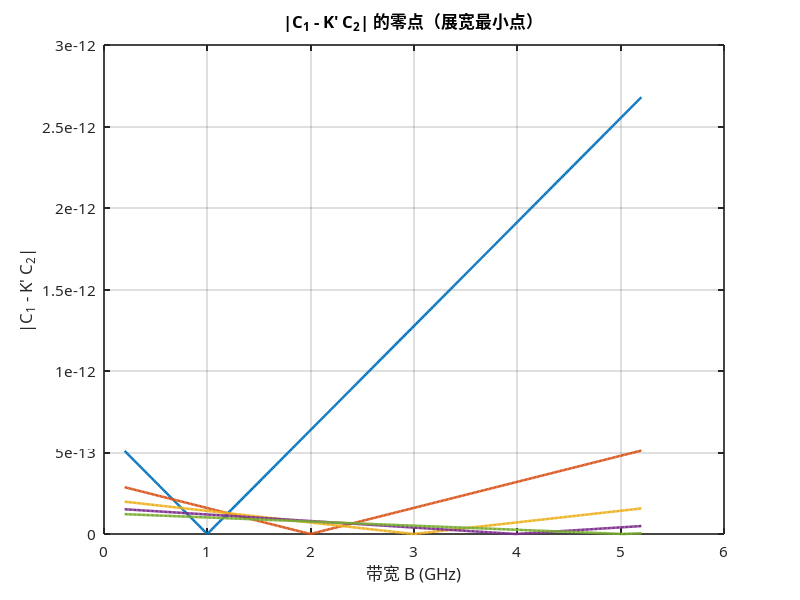

Write the MATLAB code that produced this figure. (Note: this script raises an error after producing the figure.)
%% plot_fig_3_7_bandwidth_zero_point.m
% 论文图3-7：|C1 - K' C2| 的零点（展宽最小点）示意
% 生成日期：2026-01-24
% 对应章节：3.3.3 频谱展宽的非单调性
%
% 图表核心表达：
% - 展示 |C1 - K' C2| 随带宽 B 的变化
% - 标注理论零点 B0（对应展宽最小点/零点）

clear; clc; close all;

%% 1. 参数设置（与前文一致）
f0 = 34e9;                     % 起始频率 (Hz)
omega0 = 2*pi*f0;              % 起始角频率 (rad/s)
T_m = 1e-3;                    % 调制周期 (s)
tau0 = 1e-9;                   % 群时延零阶项 (s)

% 选择一组参数，使零点落在 5 GHz 以内
% 固定 tau2，通过数值反解 tau1 使 B0 落在指定范围
tau2 = 1e-30;                  % tau2 = 1 fs^2/Hz (s^3)
B0_targets = [1, 2, 3, 4, 5] * 1e9; % 目标零点 (Hz)

% 带宽范围
B = linspace(0.2e9, 5.2e9, 400);   % 0.2-5.2 GHz
Kp = 2*pi*B/T_m;

%% 2. 计算 |C1 - K' C2|
% 反解 tau1，使 |C1 - K' C2| = 0 对应 B0
% 方程：B0 = (C1/C2) * T_m/(2*pi)
solve_tau1 = @(B0) fzero( ...
    @(t1) ( (omega0*tau2 + 2*t1) / (t1.^2 + tau0*tau2) ) * T_m/(2*pi) - B0, ...
    1e-12);

tau1_list = arrayfun(solve_tau1, B0_targets);
valid_mask = isfinite(tau1_list);
B0_targets = B0_targets(valid_mask);
tau1_list = tau1_list(valid_mask);

% 计算 |C1 - K' C2|
abs_term_all = zeros(numel(tau1_list), numel(B));
for i = 1:numel(tau1_list)
    t1 = tau1_list(i);
    C1 = omega0*tau2 + 2*t1;
    C2 = t1^2 + tau0*tau2;
    abs_term_all(i, :) = abs(C1 - Kp.*C2);
end

%% 3. 绘图
figure('Position', [120, 140, 820, 520], 'Color', 'w');
set(0, 'DefaultAxesFontName', 'SimHei');
set(0, 'DefaultTextFontName', 'SimHei');

colors = lines(numel(tau1_list));
for i = 1:numel(tau1_list)
    plot(B/1e9, abs_term_all(i, :), 'LineWidth', 1.8, 'Color', colors(i, :));
    hold on;
end
grid on;
xlabel('带宽 B (GHz)');
ylabel('|C_1 - K'' C_2|');
title('|C_1 - K'' C_2| 的零点（展宽最小点）');
set(gca, 'FontSize', 11, 'LineWidth', 1.2, 'Box', 'on');

% 标注零点
for i = 1:numel(B0_targets)
    xline(B0_targets(i)/1e9, ':', 'Color', colors(i, :), 'LineWidth', 1.2);
end

% 在图例中补充 tau1/tau2 取值说明
legend_entries = cell(1, numel(B0_targets));
for i = 1:numel(B0_targets)
    legend_entries{i} = sprintf('B_0=%.0f GHz, \\tau_1=%.3f ps/Hz, \\tau_2=%.2f fs^2/Hz', ...
        B0_targets(i)/1e9, tau1_list(i)/1e-12, tau2/1e-30);
end
legend(legend_entries, 'Location', 'northeast');

%% 4. 保存图表
output_dir = fullfile(fileparts(mfilename('fullpath')), '..', 'figures');
if ~exist(output_dir, 'dir')
    mkdir(output_dir);
end

print('-dpng', '-r300', fullfile(output_dir, '图3-7_展宽零点示意.png'));
print('-dsvg', fullfile(output_dir, '图3-7_展宽零点示意.svg'));

fprintf('✓ 图3-7 已保存至 final_output/figures/\\n');
